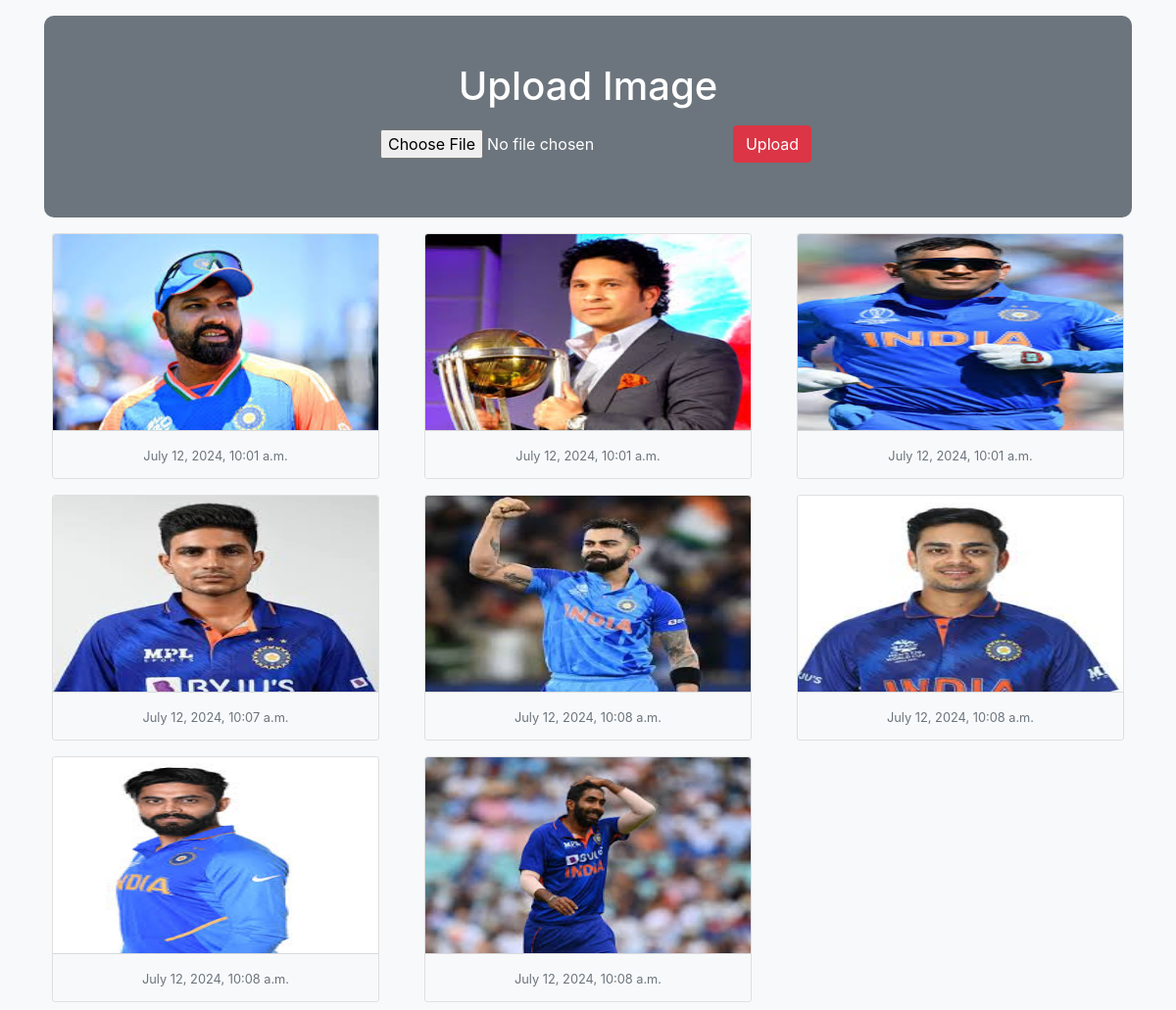
The page / on the database its author committed.
### myapp/models.py (models this page shows)
class Image(models.Model):
    photo = models.ImageField(upload_to="MyImage")
    date = models.DateTimeField(auto_now_add=True)

### myapp/views.py (the view)
# urls.py: 2. Add a URL to urlpatterns:  path('', views.home, name='home')
def home(request):
    if request.method=='POST':
        form = ImageForm(request.POST,request.FILES)
        if form.is_valid:
            form.save()
    form=ImageForm()
    img = Image.objects.all()
    return render(request, 'home.html',{'img':img, 'form':form})

### myapp/forms.py
class ImageForm(forms.ModelForm):
    class Meta:
        model = Image
        fields ='__all__'
        labels= {'photo':''}

### myapp/templates/home.html (shortened to what this page needs)
<!doctype html>
<html lang="en">
  <head>
    <link rel="stylesheet" href="https://cdn.jsdelivr.net/npm/bootstrap@4.5.3/dist/css/bootstrap.min.css">
  </head>
  <body>
   <div class="container mt-3">
    <div class="py-5 text-center upload-section bg-secondary text-white mb-2">
     <h1 class="mb-3">Upload Image</h1>
     <form action="" method="post" enctype="multipart/form-data" class="form-inline justify-content-center">
      <div class="form-group mx-sm-3 mb-2">
        {{ form }}
      </div>
      <button type="submit" class="btn btn-danger mb-2">Upload</button>
     </form>
    </div>
    <div class="row">
     {% for x in img %}
      <div class="col-sm-4">
       <div class="card m-2">
        <img src="{{ x.photo.url }}" alt="" class="card-img-top" height="200px">
        <div class="card-footer text-center">
         <small class="text-muted">{{ x.date }}</small>
        </div>
       </div>
      </div>
     {% endfor %}
    </div>
   </div>
  </body>
</html>

### myapp/templates/home.html (style rules this page uses)
body { background-color: #f8f9fa; }
.upload-section { background-color: #343a40; padding: 40px 20px; border-radius: 10px; }
.upload-section h1 { margin-bottom: 20px; }
.card { transition: transform 0.2s; }
.card-footer { background-color: #f8f9fa; }

### rows shown on the page
Image: photo (picture), date "July 12, 2024, 10:01 a.m."
Image: photo (picture), date "July 12, 2024, 10:01 a.m."
Image: photo (picture), date "July 12, 2024, 10:01 a.m."
Image: photo (picture), date "July 12, 2024, 10:07 a.m."
Image: photo (picture), date "July 12, 2024, 10:08 a.m."
Image: photo (picture), date "July 12, 2024, 10:08 a.m."
Image: photo (picture), date "July 12, 2024, 10:08 a.m."
Image: photo (picture), date "July 12, 2024, 10:08 a.m."
